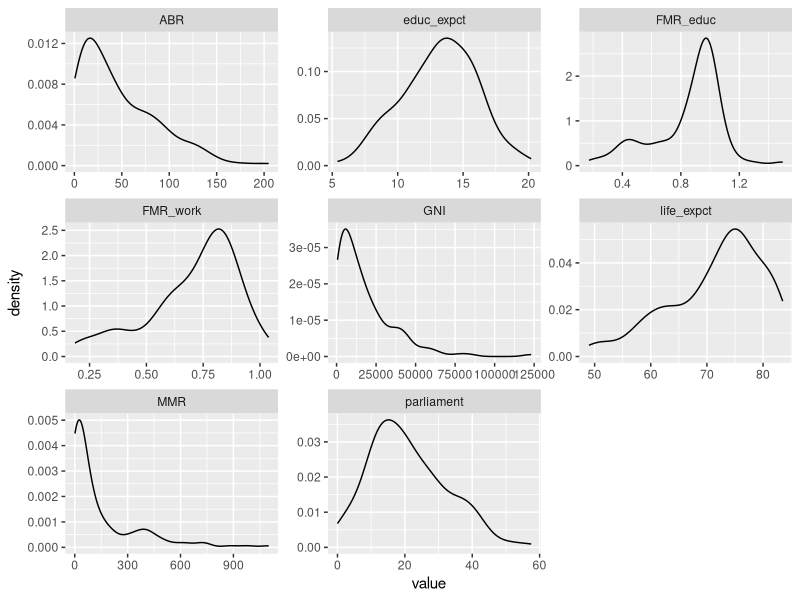
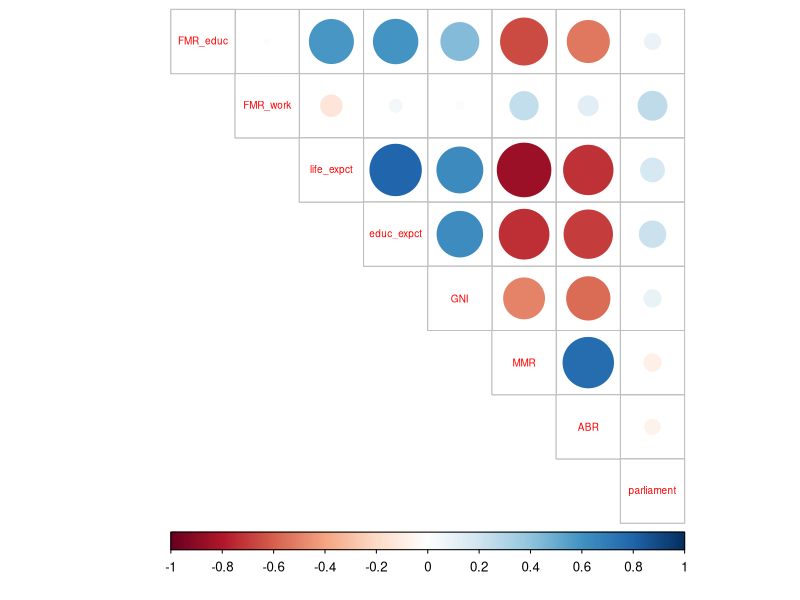
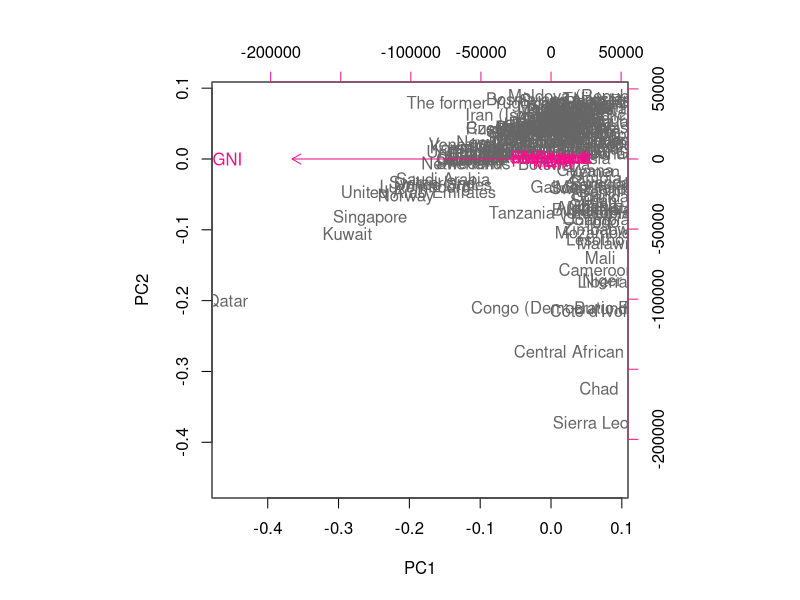
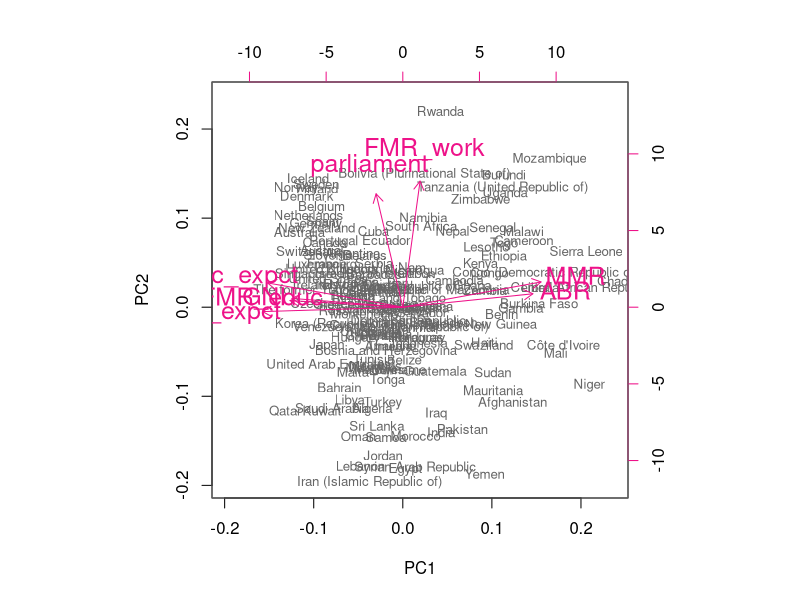
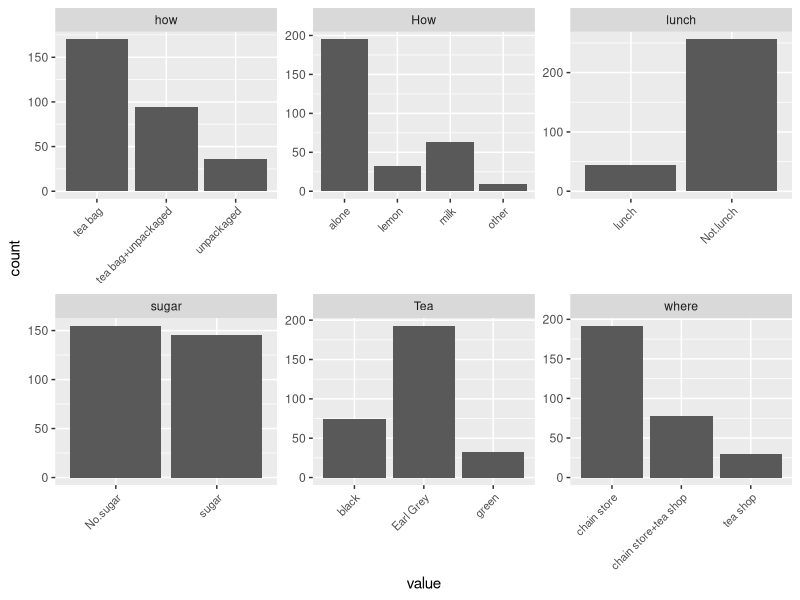
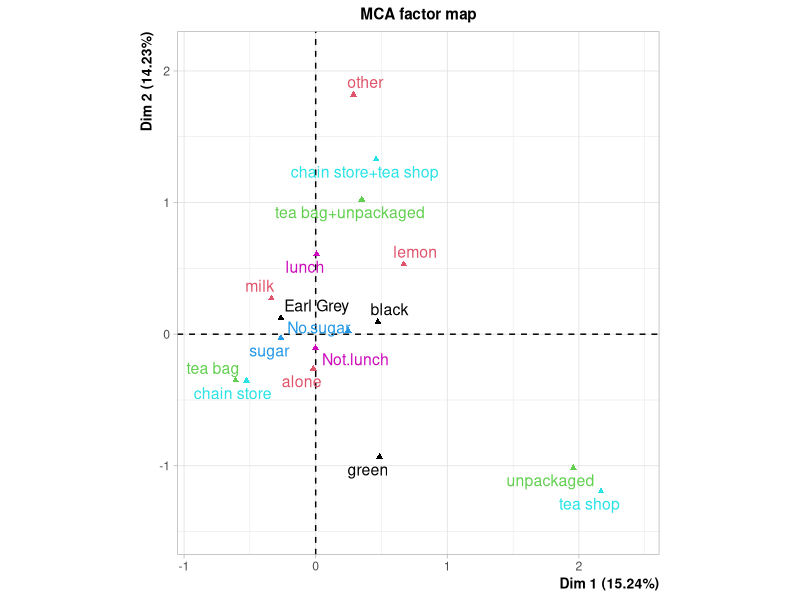

The R source for these figures, in order:
## ---- chunk 1

library(ggplot2)
library(dplyr)
library(GGally)
library(MASS)
library(tidyr)
library(boot)
library(corrplot)
library(FactoMineR)

data <- read.csv("human.csv", header = T, row.names = 1)
rownames(data) <- data[, 1] ## set rownames
data <- data[, -1]          ## remove the first variable
summary(data)

## ---- chunk 2

gather(data) %>% ggplot(aes(value)) + facet_wrap("key", scales = "free") + geom_density()


## ---- chunk 3
# calculate the correlation matrix and round it
cor_matrix<-cor(data) %>% round(digits=2)

# print the correlation matrix
cor_matrix

# visualize the correlation matrix
corrplot(cor_matrix, method="circle", type="upper", cl.pos = "b", tl.pos = "d",tl.cex = 0.6)
## ---- chunk 4
# perform principal component analysis (with the SVD method)
pca_human <- prcomp(data)

# draw a biplot of the principal component representation and the original variables
biplot(pca_human, choices = 1:2,cex = c(1, 1),col = c("grey40", "deeppink2"))

#summary of pc2
pca_human$rotation

# create and print out a summary of pca_human
s <- summary(pca_human)
s

# rounded percetanges of variance captured by each PC
pca_pr <- round(1*s$importance[2, ], digits = 5)

# print out the percentages of variance
pca_pr



## ---- chunk 5

# standardize the variables
human_std <- scale(data)

# print out summaries of the standardized variables
summary(human_std)

# perform principal component analysis (with the SVD method)
pca2_human <- prcomp(human_std)

#summary of pc2
pca2_human$rotation

# draw a biplot of the principal component representation and the original variables
biplot(pca2_human, choices = 1:2,cex = c(0.8, 1.5),col = c("grey40", "deeppink2"))

# create and print out a summary of pca_human
s <- summary(pca2_human)
s

# rounded percetanges of variance captured by each PC
pca2_pr <- round(1*s$importance[2, ], digits = 5)

# print out the percentages of variance
pca2_pr

## ---- chunk 6
data(tea)

# column names to keep in the dataset
keep_columns <- c("Tea", "How", "how", "sugar", "where", "lunch")

# select the 'keep_columns' to create a new dataset
tea_time <- dplyr::select(tea, one_of(keep_columns))

str(tea_time)
dim(tea_time)

## ---- chunk 7
# visualize the dataset
b <- gather(tea_time) %>% ggplot(aes(value)) + facet_wrap("key", scales = "free") + theme(axis.text.x = element_text(angle = 45, hjust = 1, size = 8))

b + geom_bar()


## ---- chunk 8
# multiple correspondence analysis
mca <- MCA(tea_time, graph = FALSE)

# summary of the model
summary(mca)

# visualize MCA
plot(mca, invisible=c("ind"), habillage = "quali")
